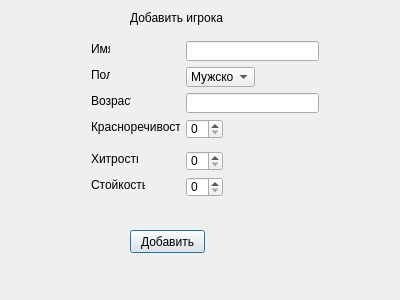
<?xml version="1.0" encoding="UTF-8"?>
<ui version="4.0">
 <class>Dialog</class>
 <widget class="QDialog" name="Dialog">
  <property name="geometry">
   <rect>
    <x>0</x>
    <y>0</y>
    <width>400</width>
    <height>300</height>
   </rect>
  </property>
  <property name="windowTitle">
   <string>Добавление игрока</string>
  </property>
  <widget class="QPushButton" name="pushButtonOK">
   <property name="geometry">
    <rect>
     <x>130</x>
     <y>230</y>
     <width>75</width>
     <height>23</height>
    </rect>
   </property>
   <property name="text">
    <string>Добавить</string>
   </property>
  </widget>
  <widget class="QLabel" name="label_7">
   <property name="geometry">
    <rect>
     <x>130</x>
     <y>10</y>
     <width>131</width>
     <height>16</height>
    </rect>
   </property>
   <property name="text">
    <string>Добавить игрока</string>
   </property>
  </widget>
  <widget class="QLineEdit" name="lineEdit">
   <property name="geometry">
    <rect>
     <x>186</x>
     <y>41</y>
     <width>133</width>
     <height>20</height>
    </rect>
   </property>
  </widget>
  <widget class="QLabel" name="label_3">
   <property name="geometry">
    <rect>
     <x>91</x>
     <y>93</y>
     <width>40</width>
     <height>16</height>
    </rect>
   </property>
   <property name="text">
    <string>Возраст</string>
   </property>
  </widget>
  <widget class="QLabel" name="label">
   <property name="geometry">
    <rect>
     <x>91</x>
     <y>41</y>
     <width>19</width>
     <height>16</height>
    </rect>
   </property>
   <property name="text">
    <string>Имя</string>
   </property>
  </widget>
  <widget class="QLabel" name="label_2">
   <property name="geometry">
    <rect>
     <x>91</x>
     <y>67</y>
     <width>19</width>
     <height>16</height>
    </rect>
   </property>
   <property name="text">
    <string>Пол</string>
   </property>
  </widget>
  <widget class="QLineEdit" name="lineEdit_2">
   <property name="geometry">
    <rect>
     <x>186</x>
     <y>93</y>
     <width>133</width>
     <height>20</height>
    </rect>
   </property>
  </widget>
  <widget class="QSpinBox" name="spinBox">
   <property name="geometry">
    <rect>
     <x>186</x>
     <y>119</y>
     <width>37</width>
     <height>20</height>
    </rect>
   </property>
  </widget>
  <widget class="QSpinBox" name="spinBox_2">
   <property name="geometry">
    <rect>
     <x>186</x>
     <y>151</y>
     <width>37</width>
     <height>20</height>
    </rect>
   </property>
  </widget>
  <widget class="QSpinBox" name="spinBox_3">
   <property name="geometry">
    <rect>
     <x>186</x>
     <y>177</y>
     <width>37</width>
     <height>20</height>
    </rect>
   </property>
  </widget>
  <widget class="QComboBox" name="comboBox">
   <property name="geometry">
    <rect>
     <x>186</x>
     <y>67</y>
     <width>69</width>
     <height>20</height>
    </rect>
   </property>
   <item>
    <property name="text">
     <string>Мужской</string>
    </property>
   </item>
   <item>
    <property name="text">
     <string>Женский</string>
    </property>
   </item>
  </widget>
  <widget class="QLabel" name="label_4">
   <property name="geometry">
    <rect>
     <x>91</x>
     <y>119</y>
     <width>89</width>
     <height>16</height>
    </rect>
   </property>
   <property name="text">
    <string>Красноречивость</string>
   </property>
  </widget>
  <widget class="QLabel" name="label_6">
   <property name="geometry">
    <rect>
     <x>91</x>
     <y>177</y>
     <width>54</width>
     <height>16</height>
    </rect>
   </property>
   <property name="text">
    <string>Стойкость</string>
   </property>
  </widget>
  <widget class="QLabel" name="label_5">
   <property name="geometry">
    <rect>
     <x>91</x>
     <y>151</y>
     <width>47</width>
     <height>16</height>
    </rect>
   </property>
   <property name="text">
    <string>Хитрость</string>
   </property>
  </widget>
 </widget>
 <resources/>
 <connections/>
</ui>
